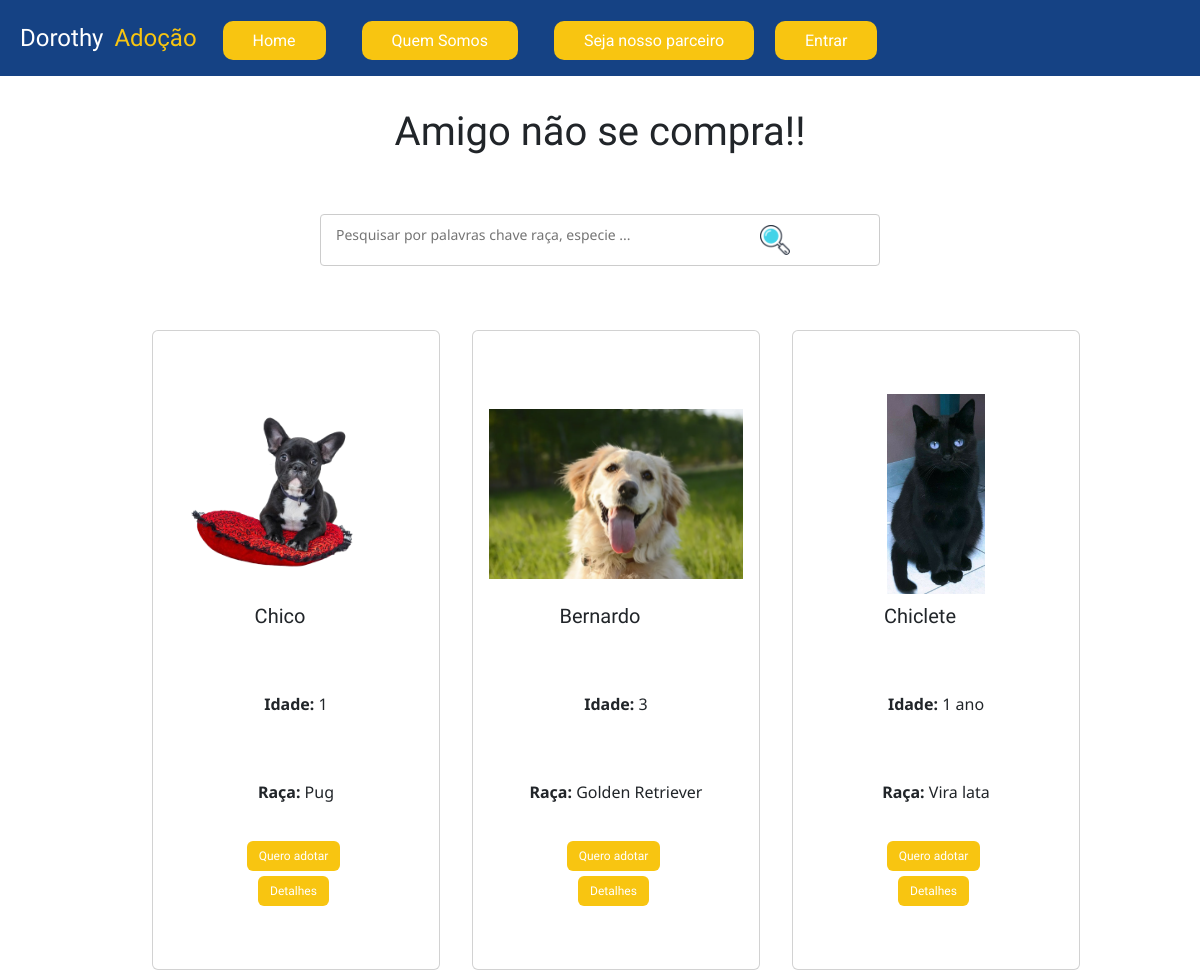
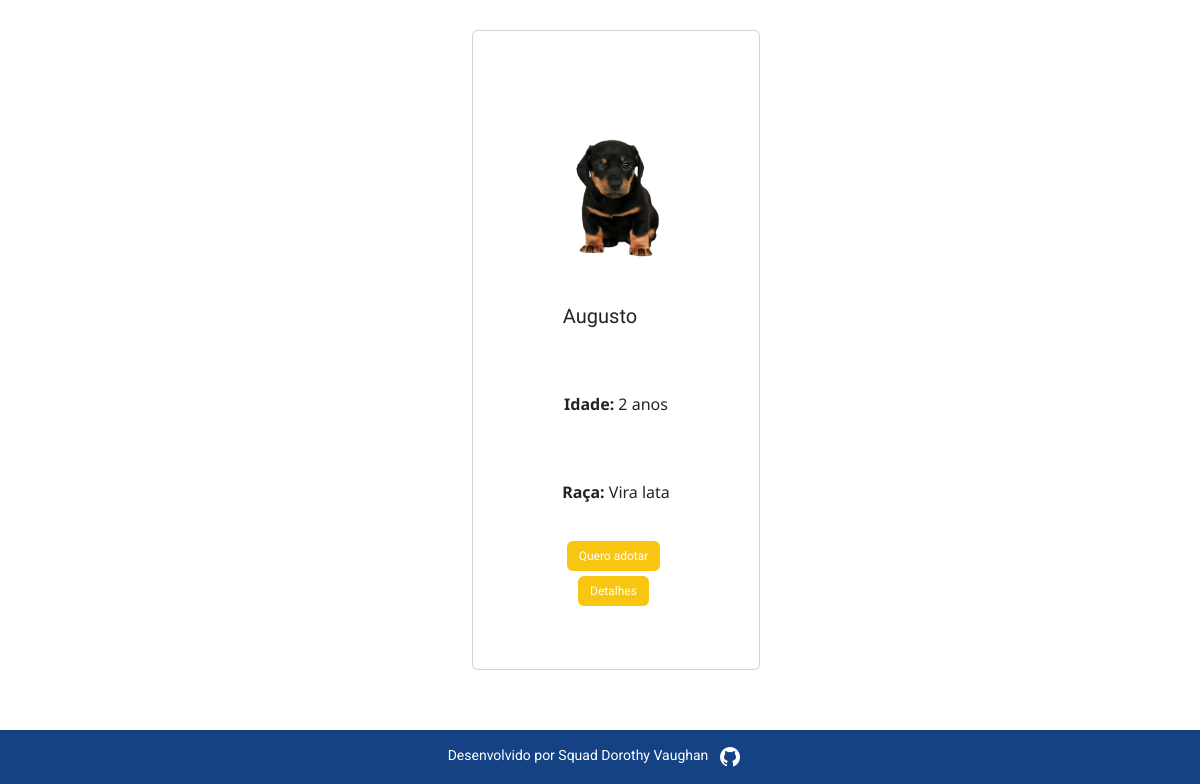
Before: / with the older database file (2 pictures, top to bottom).
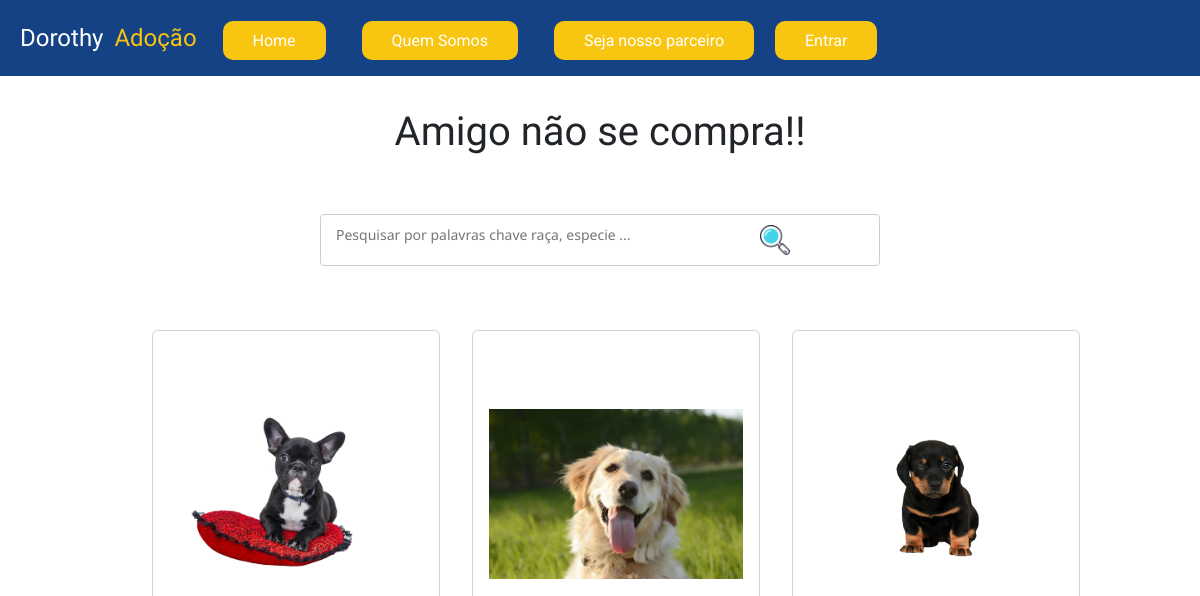
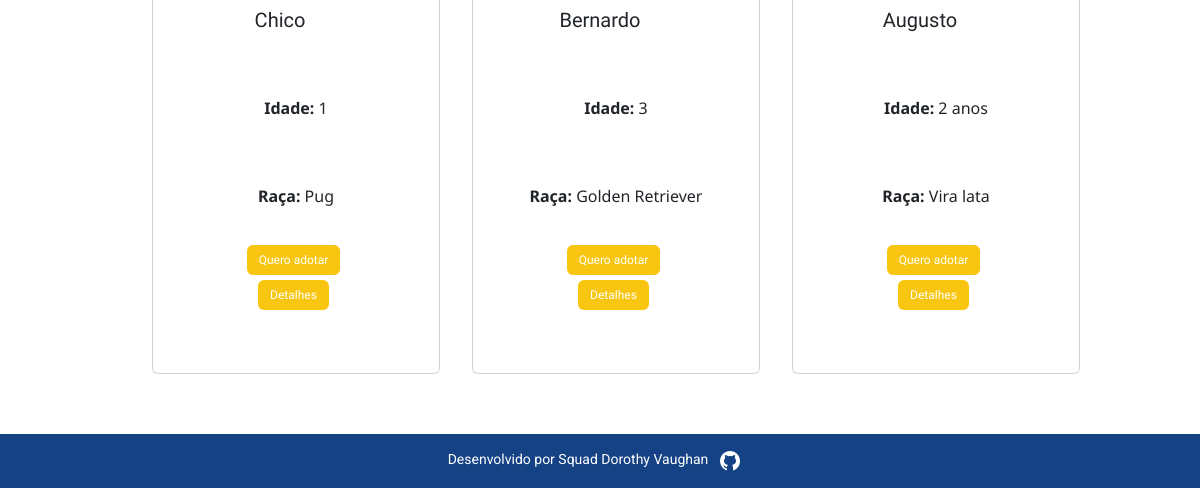
After: the same page with the newer database file (2 pictures, top to bottom).
### cadastro_animal/models.py (models this page shows, shortened)
class Animal(models.Model):
    id = models.CharField(max_length=10, primary_key=True ,editable=False)
    nome = models.CharField(max_length=50)
    idade = models.CharField(max_length=20)
    foto = models.ImageField()
    especie_choices = [
        ('cachorro', 'Cachorro'),
        ('gato', 'Gato'),
    ]
    especie = models.CharField(max_length=10, null=True ,choices=especie_choices)
    raca = models.CharField(max_length=20, null=True )
    porte = models.CharField(max_length=10, null=True )
    sexo_choices = [
        ('macho', 'Macho'),
        ('femea', 'Femea'),
    ]
    sexo = models.CharField(max_length=10, choices=sexo_choices, null=True )
    castrado = models.BooleanField(default=False)
    vacinado = models.BooleanField(default=False)
    doencas_existentes = models.TextField(blank=True) #Pode ser deixado em branco
    adotado = models.BooleanField(default=False)
    data = models.DateTimeField(default=datetime.now)
    class Meta: # Alterando o nome das bases dentro do admin
        verbose_name = 'Cadastro de animais' # Nome do formulario'

### cadastro_animal/views.py (the view)
# urls.py: 2. Add a URL to urlpatterns:  path('', views.home, name='home')
def home(request):
    list_animals = Animal.objects.filter(adotado=False)
    return render(request, 'home.html',{'list_animals':list_animals})

### cadastro_animal/templates/home.html (shortened to what this page needs)
{% extends 'base.html' %}
{% load static %}
{% block content %}
<h5 class="title">Amigo não se compra!!</h5>
<br><br>
<div class="search-container">
    <form action="{% url 'pesquisa_animal' %}" method="GET">
        <input
            type="search"
            id="search-input"
            name="q"
            placeholder="{% if query %}{{ query }}{% else %}Pesquisar por palavras chave raça, especie ...{% endif %}"
        />
        <button type="submit" id="search-button"></button>
    </form>
</div>
<section class="container-cards">
    {% for animal in list_animals %}
        <div class="card" style="width: 18rem; height: 40rem">
            <div class="card-body">
                <img
                    src="{{ animal.foto.url}}"
                    alt="{{ animal.nome }}"
                    class="card-img-top"
                    width="200px"
                    height="200px"
                />
                <h5 class="card-title">{{ animal.nome }}</h5>
                <p class="card-text text-center align-left"><strong>Idade:</strong> {{ animal.idade}}</p>
                <p class="card-text text-center align-left"><strong>Raça:</strong> {{ animal.raca}}</p>
          <a href="/adocao" class="btn" data-username="{{ animal.nome }}">Quero adotar</a>
          <a href="/detalhes/{{ animal.id }}" class="btn">Detalhes</a>
            </div>
        </div>
    {% endfor %}
</section>
{% endblock %}

### cadastro_animal/templates/base.html (shortened to what this page needs)
{% load static %}
<!DOCTYPE html>
<html lang="en">
  <head>
    {% load bootstrap5 %} {% bootstrap_css %} {% bootstrap_javascript %}
    <link rel="stylesheet" href="{% static 'css/search.css' %}" />
    <link rel="stylesheet" href="{% static 'css/var.css' %}" />
    <link rel="stylesheet" href="{% static 'css/home.css' %}" />
    <link rel="stylesheet" href="{% static 'css/quemsomos.css' %}" />
    <link rel="stylesheet" href="{% static 'css/modal.css' %}" />
    <link rel="stylesheet" href="{% static 'css/login.css' %}" />
    <link rel="stylesheet" href="{% static 'css/mobileMenu.css' %}" />
    <link rel="stylesheet" href="{% static 'css/register.css' %}" />
    <link rel="stylesheet" href="{% static 'css/pagina_apos_login.css' %}" />
    <link
      rel="stylesheet"
      href="https://cdnjs.cloudflare.com/ajax/libs/OwlCarousel2/2.3.4/assets/owl.carousel.min.css"
    />
    <link
      rel="stylesheet"
      href="https://cdnjs.cloudflare.com/ajax/libs/OwlCarousel2/2.3.4/assets/owl.theme.default.min.css"
    />
    <link href="https://cdnjs.cloudflare.com/ajax/libs/font-awesome/6.0.0-beta3/css/all.min.css" rel="stylesheet">
  </head>
  <body>
    {% include 'header.html' %}
    {% block content %} {% endblock %} {% include 'footer.html' %}
  </body>
</html>

### cadastro_animal/templates/header.html (shortened to what this page needs)
{% load static %}
<header class="header">
  <nav class="container_menu">
    <span class="dorothy">Dorothy</span> <span class="adocao">Adoção</span>
    <a href="/" title="informacoes" class="pag_link">Home</a>
    <a href="{% url 'quem_somos' %}" class="pag_link">Quem Somos</a>
    <a href="/sejaparceiro" title="Parcerias" class="pag_link"
      >Seja nosso parceiro</a
    >
    <a href="{% url 'user_login' %}" title="Login" class="pag_link login_link">Entrar</a>
  </nav>
</header>

### cadastro_animal/templates/footer.html
{% load static %}
<footer>
    Desenvolvido por Squad Dorothy Vaughan
    <a href="https://github.com/anafbarreto/Abrigo_animais" title="Página do projeto no github" class="github_link">
        <img src="{% static 'icon/github.png' %}" class="github_icon" alt="Ícone GitHub">
      </a>
    </footer>

### cadastro_animal/static/css/search.css (style rules this page uses)
.search-container { display: flex; align-items: center; width: 100%; max-width: 35em; border: 1px solid var(--color-light-gray); border-radius: 4px; margin: 10px auto; font-family: var(--font-Noto); }
#search-input { flex: 1; padding: 5px; font-size: 14px; font-family: var(--font-Noto); border: none; width: 35vw; margin-left: 10px; }
#search-button { background-image: url("/static/icon/icon-search.png"); background-size: cover; background-position: center; background-repeat: no-repeat; border: none; padding: 15px; margin: 10px 5px 10px 5px; cursor: pointer; border-radius: 0 4px 4px 0; background-color: transparent; }

### cadastro_animal/static/css/var.css (style rules this page uses)
:root { --color-yellow: #f8c511; --color-white: #fff; --color-gray: #727272; --color-blue: #144484; --color-blue-dark: rgb(30, 9, 162); --color-light-gray: #ccc; --color-snow: #fffafa; --color-bgCard: #f8f9fa; --color-blueLight: #dee2e6; --color-red: #dc3545; --font-Radley: "Radley", serif; --font-Noto: "Noto Sans", sans-serif; --effect-radial-gradient: radial-gradient( 49% 81% at 45% 47%, #ffe20345 0%, #073aff00 100% ), radial-gradient(113% 91% at 17% -2%, #ff5a00ff 1%, #ff000000 99%), radial-gradient(142% 91% at 83% 7%, #ffdb00ff 1%, #ff000000 99%), radial-gradient(142% 91% at -6% 74%, #ff0049ff 1%, #ff000000 99%), radial-gradient(142% 91% at 111% 84%, #ffdb00ff 0%, #ffdb00ff 100%); --effect-radial-gradient-yellow: radial-gradient( 49% 81% at 45% 47%, #ffe20345 0%, #073aff00 100% ), radial-gradient(142% 91% at 83% 7%, #ffdb00ff 1%, #ff000000 99%), radial-gradient(142% 91% at 111% 84%, #ffdb00ff 0%, #ffdb00ff 100%); --effect-shadow: 5px 5px 10px 10px rgba(0, 0, 0, 0.1); }

### cadastro_animal/static/css/home.css (style rules this page uses)
header { background: rgba(21, 66, 132, 1); width: 100%; padding: 20px; box-sizing: border-box; margin: 0; display: flex; align-items: center; font-family: "Sigmar One", sans-serif; font-size: 24px; color: var(--color-white); }
.adocao { padding: 0 5px; color: rgba(248, 197, 17, 1); }
.pag_link { background: rgba(248, 197, 17, 1); border-radius: 10px; padding: 10px 30px; margin: 0 15px; text-decoration: none; color: white; font-family: "Roboto", sans-serif; font-size: 16px; text-align: center; }
.login_link { margin-left: auto; }
.title { font-family: var(--font-Radley); font-size: 40px; text-align: center; margin-top: 2rem; }
.container-cards { display: flex; width: 80%; margin: 0 auto; margin-top: 2rem; justify-content: center; flex-wrap: wrap; }
.card { text-align: center; margin-left: 2rem; margin-top: 2rem; }
.container-cards .card-body { display: flex; flex-direction: column; justify-content: center; align-items: center; }
.card-title { font-family: var(--font-Radley); padding-right: 2rem; }
.card-text { font-family: var(--font-Noto); }
.card-img-top { max-height: 50%; margin-bottom: 10px; object-fit: contain; }
.container-cards .btn { max-width: 15rem; background-color: var(--color-yellow); color: var(--color-white); font-family: var(--font-Radley); font-weight: 400; font-style: normal; font-size: 12px; margin: 5px 5px 0 0; }
footer { background: rgba(21, 66, 132, 1); width: 100%; padding: 15px; box-sizing: border-box; margin-top: 5%; display: flex; justify-content: center; text-align: center; font-family: "Roboto", sans-serif; font-size: 14px; color: white; }
.github_icon { margin: 0px 10px; }

### cadastro_animal/static/css/quemsomos.css (style rules this page uses)
.text-center { margin: 2rem 0 2rem 0; }

### usuarios/static/css/login.css (style rules this page uses)
body { margin: 0; padding: 0; height: 100%; position: relative; }

### usuarios/static/css/register.css (style rules this page uses)
.title { text-align: center; }

### usuarios/static/css/pagina_apos_login.css (style rules this page uses)
.title { margin: 0 auto; margin-top: 2rem; }
.btn { background-color: var(--color-blue); border: none; }

Changed rows visible on the page:
removed Animal: foto (picture), nome "Chiclete", idade "1 ano", raca "Vira lata"
